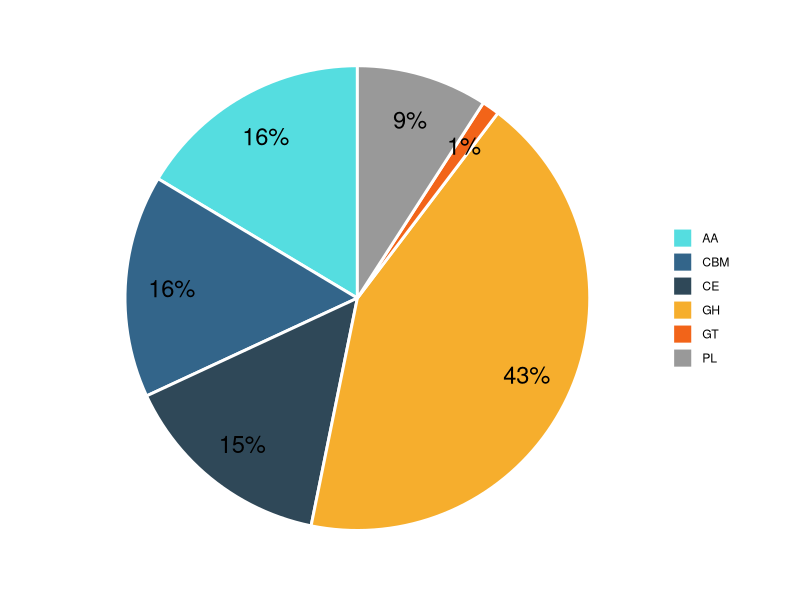

This figure's R source:
# Load library
library(ggplot2)

# All CAZY separated by categories
df <- data.frame(Category = c("AA","CBM","CE","GH","GT","PL"),value = c(108,82,143,314,110,32))
head(df)

# Create a basic bar
pie = ggplot(df, aes(x="", y=value, fill=Category)) + geom_bar(width = 1, size = 1, color = "white", stat = "identity")
# Convert to pie (polar coordinates) and add labels
rlabel = 1.3
pie = pie + coord_polar(theta = "y") + geom_text(aes(x=rlabel, label = paste0(round(100*value/sum(value)), "%")), size = 8, position = position_stack(vjust = 0.5))
# Add color scale (hex colors)
pie = pie + scale_fill_manual(values=c("#55DDE0", "#33658A", "#2F4858", "#F6AE2D", "#F26419", "#999999"))
#pie = pie + scale_fill_manual(values=c("#003f5c", "#444e86", "#955196", "#dd5182", "#ff6e54", "#ffa600"))
#pie = pie + scale_fill_manual(values=c("#2f4858", "#006573", "#00826f", "#3e9a4d", "#9aa915", "#ffa600"))


# Remove labels and add title
pie = pie + labs(x = NULL, y = NULL, fill = NULL)
# Tidy up the theme
pie = pie + theme_classic() + theme(axis.line = element_blank(),
                                    axis.text = element_blank(),
                                    axis.ticks = element_blank(),
                                    plot.title = element_text(hjust = 0.5, color = "#666666"))


#All secreted CAZY separated by categories
df <- data.frame(Category = c("AA","CBM","CE","GH","GT","PL"),value = c(54,51,49,141,4,30))
head(df)

# Create a basic bar
pie = ggplot(df, aes(x="", y=value, fill=Category)) + geom_bar(width = 1, size = 1, color = "white", stat = "identity")
# Convert to pie (polar coordinates) and add labels
rlabel = 1.3
pie = pie + coord_polar(theta = "y") + geom_text(aes(x=rlabel, label = paste0(round(100*value/sum(value)), "%")), size = 6, position = position_stack(vjust = 0.5))
# Add color scale (hex colors)
pie = pie + scale_fill_manual(values=c("#55DDE0", "#33658A", "#2F4858", "#F6AE2D", "#F26419", "#999999"))
#pie = pie + scale_fill_manual(values=c("#003f5c", "#444e86", "#955196", "#dd5182", "#ff6e54", "#ffa600"))
#pie = pie + scale_fill_manual(values=c("#2f4858", "#006573", "#00826f", "#3e9a4d", "#9aa915", "#ffa600"))


# Remove labels and add title
pie = pie + labs(x = NULL, y = NULL, fill = NULL)
# Tidy up the theme
pie = pie + theme_classic() + theme(axis.line = element_blank(),
                                    axis.text = element_blank(),
                                    axis.ticks = element_blank(),
                                    plot.title = element_text(hjust = 0.5, color = "#666666"))
